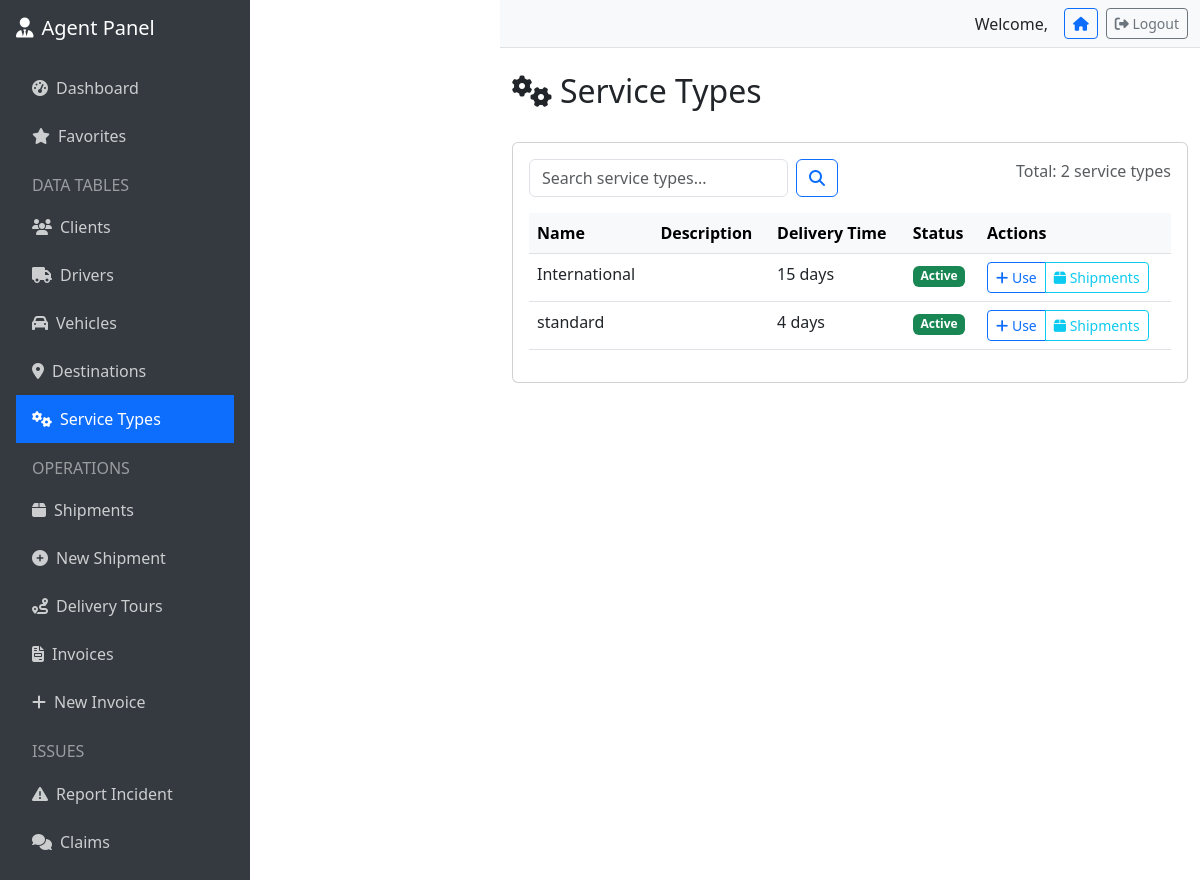
Page /agent/service-types/ on the committed database.
### common/models.py (models this page shows, shortened)
class ServiceType(models.Model):
    TYPE_CHOICES = [
        ('standard', 'Standard'),
        ('express', 'Express'),
        ('international', 'International'),
    ]
    code = models.CharField(max_length=10, unique=True, verbose_name="Code")
    name = models.CharField(max_length=100, verbose_name="Name")
    type = models.CharField(max_length=20, choices=TYPE_CHOICES, verbose_name="Type")
    description = models.TextField(blank=True, verbose_name="Description")
    weight_tariff = models.DecimalField(
        max_digits=10,
        decimal_places=2,
        verbose_name="Weight Tariff (DA/kg)",
        help_text="Price per kg"
    )
    volume_tariff = models.DecimalField(
        max_digits=10,
        decimal_places=2,
        verbose_name="Volume Tariff (DA/m³)",
        help_text="Price per m³"
    )
    delivery_time_days = models.IntegerField(
        verbose_name="Delivery Time (days)",
        help_text="Estimated delivery time"
    )
    is_active = models.BooleanField(default=True, verbose_name="Active")
    created_at = models.DateTimeField(auto_now_add=True)
    class Meta:
        db_table = 'service_types'
        ordering = ['name']
        verbose_name = 'Service Type'
        verbose_name_plural = 'Service Types'

### agent/views.py (the view)
# urls.py: path('service-types/', views.ServiceTypeListView.as_view(), name='service_type_list'),
class ServiceTypeListView(ListView):
    model = ServiceType
    template_name = 'agent/service_type_list.html'
    paginate_by = 20

### agent/templates/agent/service_type_list.html (shortened to what this page needs)
{% extends 'agent/base.html' %}
{% block content %}
<div class="d-flex justify-content-between align-items-center mb-4">
    <h2><i class="fas fa-cogs me-2"></i>Service Types</h2>
</div>
<div class="card">
    <div class="card-body">
        <div class="row mb-3">
            <div class="col-md-6">
                <form method="get" class="d-flex">
                    <input type="text" name="search" class="form-control me-2"
                           placeholder="Search service types..." value="{{ request.GET.search }}">
                    <button type="submit" class="btn btn-outline-primary">
                        <i class="fas fa-search"></i>
                    </button>
                </form>
            </div>
            <div class="col-md-6 text-end">
                <span class="text-muted">Total: {{ page_obj.paginator.count }} service types</span>
            </div>
        </div>
        {% if object_list %}
            <div class="table-responsive">
                <table class="table table-hover">
                    <thead class="table-light">
                        <tr>
                            <th>Name</th>
                            <th>Description</th>
                            <th>Delivery Time</th>
                            <th>Status</th>
                            <th>Actions</th>
                        </tr>
                    </thead>
                    <tbody>
                        {% for service_type in object_list %}
                            <tr>
                                <td>{{ service_type.name }}</td>
                                <td>{{ service_type.description|truncatechars:50 }}</td>
                                <td>{{ service_type.delivery_time_days }} days</td>
                                <td>
                                    <span class="badge bg-{% if service_type.is_active %}success{% else %}secondary{% endif %}">
                                        {% if service_type.is_active %}Active{% else %}Inactive{% endif %}
                                    </span>
                                </td>
                                <td>
                                    <div class="btn-group" role="group">
                                        <a href="{% url 'agent:create_shipment' %}?service_type={{ service_type.pk }}"
                                           class="btn btn-sm btn-outline-primary">
                                            <i class="fas fa-plus"></i> Use
                                        </a>
                                        <a href="{% url 'agent:shipment_list' %}?service_type={{ service_type.pk }}"
                                           class="btn btn-sm btn-outline-info">
                                            <i class="fas fa-box"></i> Shipments
                                        </a>
                                    </div>
                                </td>
                            </tr>
                        {% endfor %}
                    </tbody>
                </table>
            </div>
        {% else %}
            <div class="text-center py-5">
                <i class="fas fa-cogs fa-3x text-muted mb-3"></i>
                <h4>No service types found</h4>
                <p class="text-muted">No service types are currently configured in the system.</p>
            </div>
        {% endif %}
    </div>
</div>
{% endblock %}

### rows in the picture
ServiceType: name "International", delivery_time_days "15", is_active "Active"
ServiceType: name "standard", delivery_time_days "4", is_active "Active"

### other values in the picture
{{ page_obj.paginator.count }} "2"
